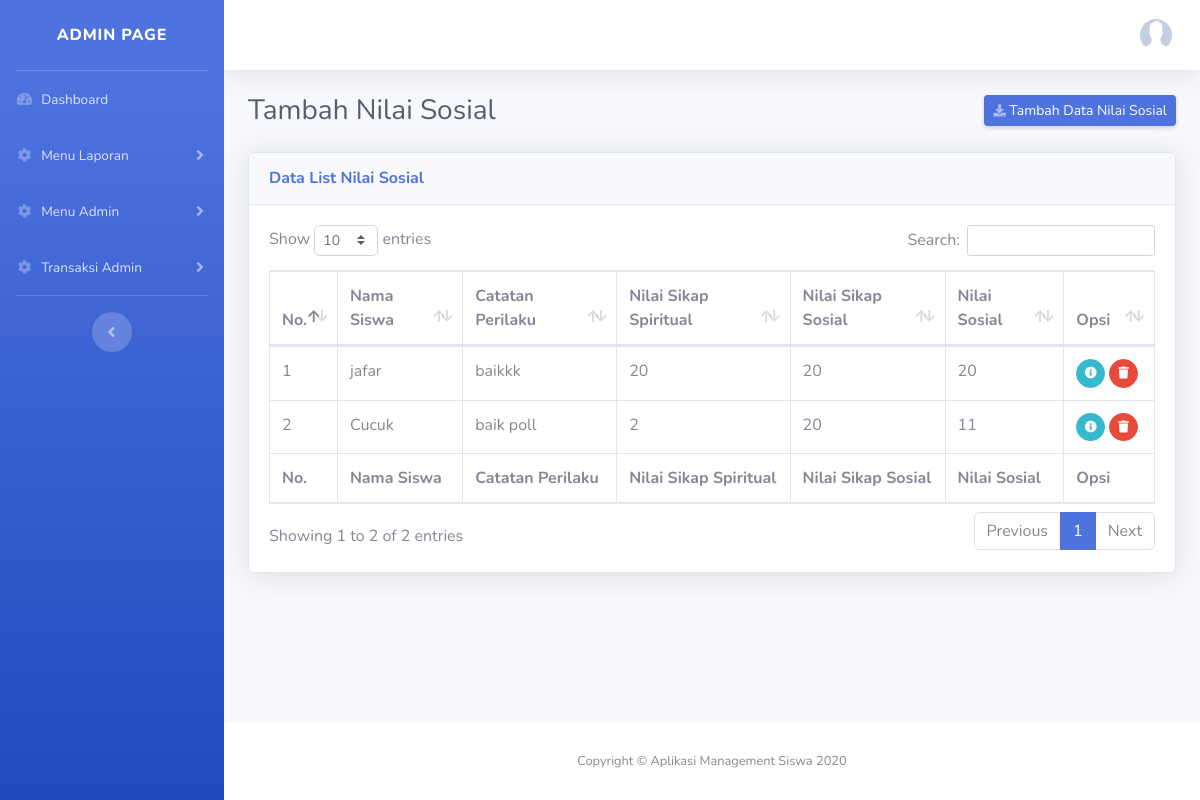
/index.php/nilaisosial, run on the app's committed database.
### tables this page shows
CREATE TABLE `nilai_sosial` (
  `id_nilai_sosial` int(11) NOT NULL,
  `id_siswa` int(11) DEFAULT NULL,
  `catatan_perilaku` text,
  `btr_sikap_spiritual` int(11) DEFAULT NULL,
  `btr_sikap_sosial` int(11) DEFAULT NULL,
  `nilai_sosial` int(11) DEFAULT NULL
);

CREATE TABLE `siswa` (
  `id_siswa` int(11) NOT NULL,
  `id_kelas` int(11) DEFAULT NULL,
  `nisn` varchar(255) DEFAULT NULL,
  `nama_siswa` varchar(255) DEFAULT NULL,
  `jenis_kelamin` varchar(255) DEFAULT NULL,
  `alamat` text,
  `tgl_lahir` date DEFAULT NULL
);

### application/controllers/NilaiSosial.php (called while the page is built, shortened)
<?php
class NilaiSosial extends CI_Controller {
    public function __construct()
    {
        $this->load->model('NilaiSosialModel');
    }
    public function index ()
    {
        $data = $this->NilaiSosialModel->getAllData();
        $this->load->view('layout/header', ['data' => $data]);
        $this->load->view('admin/side_menu');
        $this->load->view('admin/tambah_nilai_sosial');
        $this->load->view('layout/footer');
    }
}

### index.php (called while the page is built, shortened)
<?php
require_once BASEPATH.'core/CodeIgniter.php';

### application/models/NilaiSosialModel.php (called while the page is built, shortened)
<?php
class NilaiSosialModel extends CI_Model
{
    public function getAllData()
    {
        $this->db->select('nilai_sosial.*, siswa.*');
        $this->db->from('nilai_sosial');
        $this->db->join('siswa', 'siswa.id_siswa = nilai_sosial.id_siswa');
        return $this->db->get()->result_array();
    }
}

### application/views/admin/tambah_nilai_sosial.php (the view, shortened to what this page needs)
<div class="d-sm-flex align-items-center justify-content-between mb-4">
  <h1 class="h3 mb-0 text-gray-800">Tambah Nilai Sosial</h1>
  <a href="#" data-toggle="modal" data-target="#tambahModal" class="d-none d-sm-inline-block btn btn-sm btn-primary shadow-sm"><i class="fas fa-download fa-sm text-white-50"></i> Tambah Data Nilai Sosial</a>
</div>
<div class="card shadow mb-4">
  <div class="card-header py-3">
    <h6 class="m-0 font-weight-bold text-primary">Data List Nilai Sosial</h6>
  </div>
  <div class="card-body">
    <div class="table-responsive">
      <table class="table table-bordered" id="dataTable" width="100%" cellspacing="0">
        <thead>
          <tr>
            <th>No.</th>
            <th>Nama Siswa</th>
            <th>Catatan Perilaku</th>
            <th>Nilai Sikap Spiritual</th>
            <th>Nilai Sikap Sosial</th>
            <th>Nilai Sosial</th>
            <th>Opsi</th>
          </tr>
        </thead>
        <tfoot>
          <tr>
            <th>No.</th>
            <th>Nama Siswa</th>
            <th>Catatan Perilaku</th>
            <th>Nilai Sikap Spiritual</th>
            <th>Nilai Sikap Sosial</th>
            <th>Nilai Sosial</th>
            <th>Opsi</th>
          </tr>
        </tfoot>
        <tbody>
            <?php $i = 1; foreach ($data as $key) : ?>
          <tr>
            <td><?= $i; ?></td>
            <td><?= $key['nama_siswa'] ?></td>
            <td><?= $key['catatan_perilaku'] ?></td>
            <td><?= $key['btr_sikap_spiritual'] ?></td>
            <td><?= $key['btr_sikap_sosial'] ?></td>
            <td><?= $key['nilai_sosial'] ?></td>
            <td>
                <div class="btn-group" role="group" aria-label="Basic example">
                  <form action="<?= base_url('nilaisosial/edit'); ?>" method="GET">
                      <button href="#" class="btn btn-info btn-circle btn-sm mr-1">
                        <i class="fas fa-info-circle"></i>
                      </button>
                  </form>
                  <form action="<?= base_url('nilaisosial/deleteData'); ?>" method="POST">
                      <button href="#" class="btn btn-danger btn-circle btn-sm mr-1" onclick="return confirm('Are you sure you want to delete this item?');">
                        <i class="fas fa-trash"></i>
                      </button>
                  </form>
              </div>
          </tr>
            <?php $i++; endforeach; ?>
        </tbody>
      </table>
    </div>
  </div>
</div>

### data on the page
nilai_sosial: id_siswa.nama_siswa "jafar", catatan_perilaku "baikkk", btr_sikap_spiritual "20", btr_sikap_sosial "20", nilai_sosial "20"
nilai_sosial: id_siswa.nama_siswa "Cucuk", catatan_perilaku "baik poll", btr_sikap_spiritual "2", btr_sikap_sosial "20", nilai_sosial "11"
